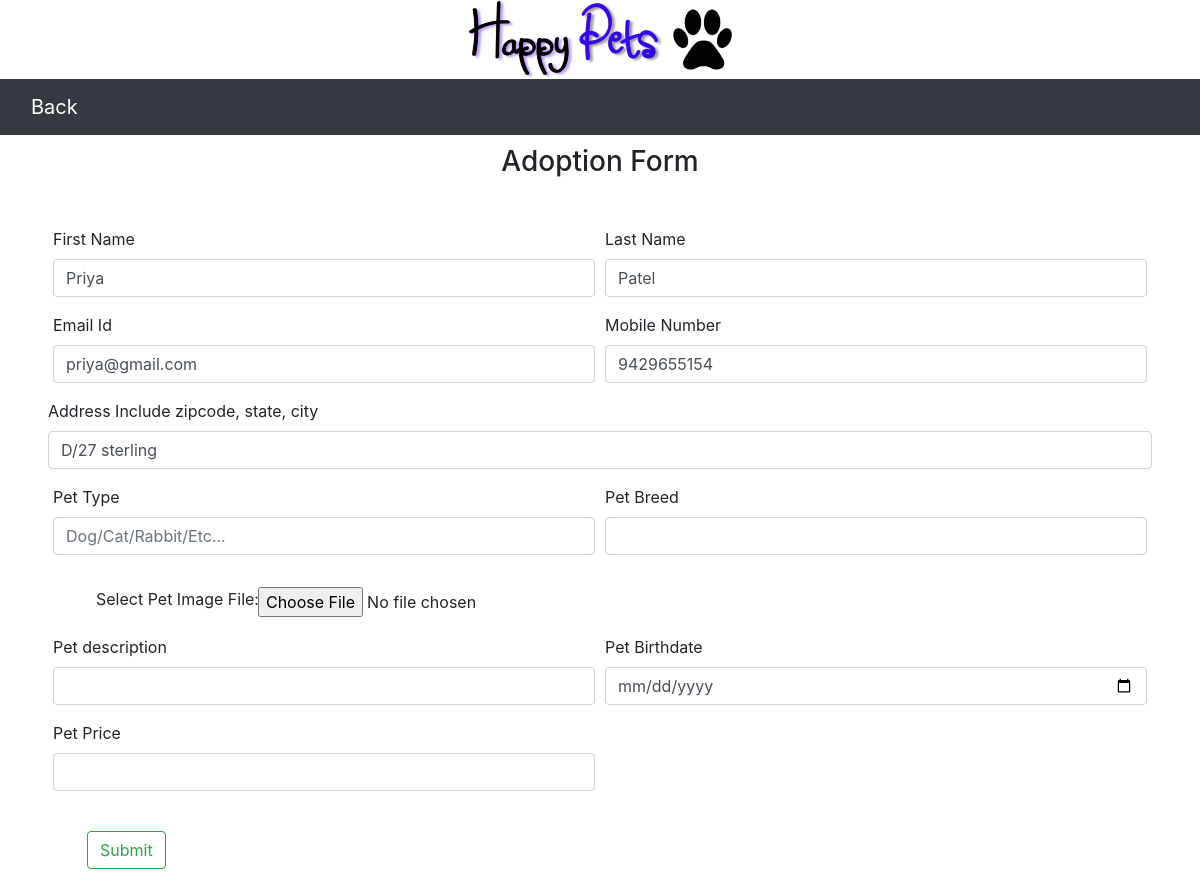
/adoptionForm.php?u_id=26 (signed in), run on the app's committed database.
### tables this page shows
CREATE TABLE `petowner` (
  `u_id` int(10) NOT NULL,
  `first_name` varchar(20) NOT NULL,
  `last_name` varchar(20) NOT NULL,
  `email_id` varchar(50) NOT NULL,
  `contact_number` bigint(10) NOT NULL,
  `password` varchar(20) NOT NULL,
  `address` varchar(300) NOT NULL,
  `gender` varchar(9) NOT NULL,
  `photo` varchar(50) NOT NULL
);

### adoptionForm.php (the view, shortened to what this page needs)
<?php
    include 'header.php';
    $conn = getDbConn();
?>
<?php
    $u_id = $_GET["u_id"];
?>
<?php
$sql = "SELECT * FROM petowner where u_id = " . $u_id;
      $result = mysqli_query($conn, $sql);
      $first_name = "";
      $last_name = "";
      $email = "";
      $contact_number = "";
      $address = "";
      while ($row = mysqli_fetch_array($result))
      {
        $first_name = $row['first_name'];
        $last_name = $row['last_name'];
        $email = $row['email_id'];
        $contact_number = $row['contact_number'];
        $address = $row['address'];
      }
    ?>
<nav class="navbar navbar-expand-lg navbar-dark bg-dark">
    <div class="container-fluid">
        <a class="navbar-brand" href="adoption.php">Back</a>
    </div>
</nav>
<h3>Adoption Form</h3>
<form action="" method="POST" enctype="multipart/form-data">
<div class="mt-5">
<div class="form-row mx-5">
    <div class="form-group col-md-6">
        <label for="first_name">First Name</label>
        <input type="text" class="form-control" id="first_name" required name="first_name" value="<?php echo $first_name; ?>">
    </div>
    <div class="form-group col-md-6">
        <label for="last_name">Last Name</label>
        <input type="text" class="form-control" id="last_name" required name="last_name" value="<?php echo $last_name; ?>">
    </div>
    <div class="form-group col-md-6">
        <label for="email">Email Id</label>
        <input type="email" class="form-control" id="email" required name="email" value="<?php echo $email; ?>">
    </div>
    <div class="form-group col-md-6">
        <label for="contact_number">Mobile Number</label>
        <input type="text" class="form-control" id="contact_number" required name="contact_number" value="<?php echo $contact_number; ?>">
    </div>
</div>
<div class="form-group mx-5">
      <label for="address">Address Include zipcode, state, city</label>
      <input type="textarea" class="form-control" id="address" value="<?php echo $address; ?>" required name="address">
</div>
<div class="form-row mx-5">
    <div class="form-group col-md-6">
        <label for="pet_type">Pet Type</label>
        <input type="text" class="form-control" id="pet_type" required name="pet_type"
            placeholder="Dog/Cat/Rabbit/Etc...">
    </div>
    <div class="form-group col-md-6">
        <label for="pet_breed">Pet Breed</label>
        <input type="text" class="form-control" id="pet_breed" required name="pet_breed">
    </div>
    <div class="input-group mb-3 ml-5 mt-3">
          <label for="img">Select Pet Image File:   </label>
          <input type="file" required id="img" name="img">
        </div>
    <div class="form-group col-md-6">
        <label for="pet_description">Pet description</label>
        <input type="textarea" class="form-control" id="pet_description" required name="pet_description">
    </div>
    <div class="form-group col-md-6">
        <label for="pet_date_of_birth">Pet Birthdate</label>
        <input type="date" class="form-control" id="pet_date_of_birth" required name="pet_date_of_birth">
    </div>
    <div class="form-group col-md-6">
        <label for="pet_price">Pet Price</label>
        <input type="text" class="form-control" id="pet_price" required name="pet_price">
    </div>
    <div class="container mt-4 mr-5 m-md-4">
        <button type="submit" class="btn btn-outline-success" name="submit" value="submit">Submit</button>
    </div>
</div>
</form>
<?php
include "footer.php";
?>

### adoptionForm.php (style rules this page uses)
h3 { text-align: center; margin-top: 10px; }

### data on the page
petowner: first_name "Priya", last_name "Patel", email "priya@gmail.com", contact_number "9429655154", address "D/27 sterling"
